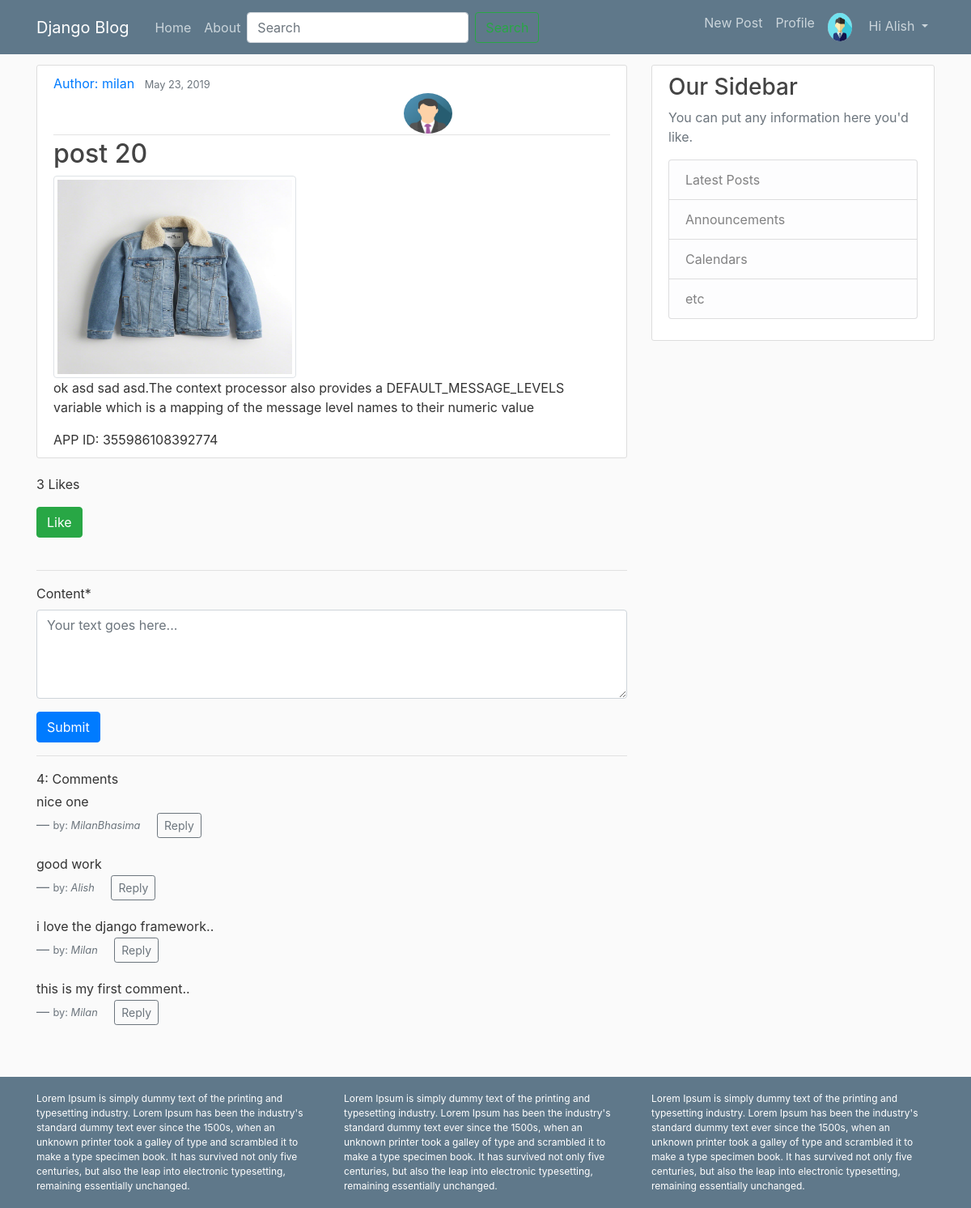
The app's page /blog/28/ (signed in) with its own data.
### blog/models.py (models this page shows, shortened)
class Profile(models.Model):
	user=models.OneToOneField(User, on_delete=models.CASCADE)
	dob=models.DateField(null=True, blank=True)
	photo=models.ImageField()

class Post(models.Model):
	STATUS_CHOICES=(
		('draft','Draft'),
		('published','Published')
	)
	title=models.CharField(max_length=120)
	slug=models.SlugField(max_length=120)
	author=models.ForeignKey(User, related_name='blog_posts',on_delete=models.CASCADE)
	likes=models.ManyToManyField(User, related_name='likes', blank=True)
	body=models.TextField()
	image=models.ImageField(upload_to='images/', blank=True, null=True)
	created=models.DateTimeField(auto_now_add=True)
	updated=models.DateTimeField(auto_now=True)
	status=models.CharField(max_length=10, choices=STATUS_CHOICES, default='draft')
	objects = models.Manager() #default manager
	published = PublishedManager() #custom model manager

class Comment(models.Model):
	user=models.ForeignKey(User, on_delete=models.CASCADE)
	post=models.ForeignKey(Post)
	reply=models.ForeignKey('self', null=True, related_name='replies')
	content=models.TextField()
	timestamp=models.DateTimeField(auto_now_add=True)

### blog/views.py (the view, shortened to what this page needs)
# urls.py: url(r'^blog/(?P<id>\d+)/$', post_detail, name='post-detail'),
def post_detail(request, id=None):
	post=get_object_or_404(Post, id=id)
	comments=Comment.objects.filter(post=post, reply=None).order_by('-id')
	is_liked=False
	if request.user in post.likes.all():
		is_liked=True
	form=CommentForm(request.POST or None)
	context={
		'post':post,
		'is_liked':is_liked,
		'comments':comments,
		'form':form,
	}
	return render(request,'blog/post_detail.html',context)

### blog/forms.py
class CommentForm(forms.ModelForm):
	content=forms.CharField(widget=forms.Textarea(attrs={'class':'form-control', 'placeholder':'Your text goes here...', 'rows':4, 'cols':30 }))
	class Meta:
		model=Comment
		fields=['content']

### blog/templates/blog/post_detail.html (shortened to what this page needs)
{% extends 'blog/base.html' %}
{% load crispy_forms_tags %}
{% block content %}
<article class="media content-section">
  <div class="media-body">
    <div class="article-metadata">
      <a class="mr-2" href="">Author: {{ post.author }}</a>
      <small class="text-muted">{{ post.created|date:'F d, Y' }}</small>
      {% if post.author.profile.photo %}
      <img class="rounded-circle author-img" src="{{ post.author.profile.photo.url }}">
      {% endif %}
    </div>
    <h2 class="article-title">{{ post.title }}</h2>
    {% if post.image  %}
    <img class="img-thumbnail" src="{{ post.image.url }}">
    {% endif %}
    <p class="article-content">{{ post.body }}</p>
APP ID: 355986108392774
  </div>
</article>
{% include 'blog/likes.html' %}<br>
<hr>
<form method="POST" action="">
  {{form|crispy}}
  {% if request.user.is_authenticated %}
  <input type="submit" value="Submit" class="btn btn-primary">
  {% else %}
  <input type="submit" value="Submit" class="btn btn-outline-primary" disabled>
  {% endif %}
</form>
<hr>
<div class="comment-section">
  {{comments.count}}: Comment{{comments|pluralize}}
  {% for comment in comments %}
  <blockquote class="blockquote">
    <p class="mb-0"><small>{{comment.content}}</small></p>
    <footer class="blockquote-footer"><small>by: <cite title="Source Title">{{comment.user|capfirst}}</cite></small>
       {% if request.user.is_authenticated %}
      <button type="button" class="reply-btn btn btn-outline-secondary btn-sm ml-3">Reply</button>
      {% else %}
      <button type="button" class="reply-btn btn btn-outline-secondary btn-sm ml-3" disabled>Reply</button>
      {% endif %}
    </footer>
  </blockquote>
  {% endfor %}
</div>
{% endblock %}

### blog/templates/blog/base.html (shortened to what this page needs)
{% load static %}
<!DOCTYPE html>
<html>
<head>
</head>
<link rel="stylesheet" href="https://stackpath.bootstrapcdn.com/bootstrap/4.3.1/css/bootstrap.min.css">
<link rel="stylesheet" type="text/css" href="{% static 'blog/css/main.css' %}">
<body>
<header class="site-header">
  <nav class="navbar navbar-expand-md navbar-dark bg-steel fixed-top">
    <div class="container">
      <a class="navbar-brand mr-4" href="{% url 'blog:post-list' %}">Django Blog</a>
      <div class="collapse navbar-collapse" id="navbarToggle">
        <div class="navbar-nav mr-auto">
          <a class="nav-item nav-link" href="{% url 'blog:post-list' %}">Home</a>
          <a class="nav-item nav-link" href="{% url 'about' %}">About</a>
            <form class="form-inline" method="" action="{% url 'blog:post-list' %}">
              <input class="form-control mr-sm-2" type="search" placeholder="Search" aria-label="Search" name="q">
              <button class="btn btn-outline-success my-2 my-sm-0" type="submit">Search</button>
            </form>
        </div>
        <div class="navbar-nav">
          {% if user.is_authenticated %}
          <a class="nav-item nav-link" href="">New Post</a>
          <a class="nav-item nav-link" href="{% url 'user-profile' %}">Profile</a>
          <div class="dropdown ">
          <a class="nav-link dropdown-toggle"  role="button" id="dropdownMenuButton" data-toggle="dropdown" aria-haspopup="true" aria-expanded="false">
          {% if request.user.profile.photo %}
            <img class="rounded-circle article-img" src="{{ request.user.profile.photo.url }}">
          {% endif %}
          <span>Hi {{request.user|capfirst}}</span>
          </a>
          </div>
          {% else %}
          <a class="nav-item nav-link" href="{% url 'user-login' %}">Login</a>
            <a class="nav-item nav-link" href="{% url 'user-register' %}">Register</a>
          {% endif %}
        </div>
      </div>
    </div>
  </nav>
</header>
<main role="main" class="container">
  <div class="row">
    <div class="col-md-8">
      {% block content %}{% endblock %}
    </div>
    <div class="col-md-4">
      <div class="content-section">
        <h3>Our Sidebar</h3>
        <p class='text-muted'>You can put any information here you'd like.
          <ul class="list-group">
            <li class="list-group-item list-group-item-light">Latest Posts</li>
            <li class="list-group-item list-group-item-light">Announcements</li>
            <li class="list-group-item list-group-item-light">Calendars</li>
            <li class="list-group-item list-group-item-light">etc</li>
          </ul>
        </p>
      </div>
    </div>
  </div>
</main>
<footer class="last container-fluid mt-5">
  <div class="container">
    <div class="row">
      <div class="col-4">Lorem Ipsum is simply dummy text of the printing and typesetting industry. Lorem Ipsum has been the industry's standard dummy text ever since the 1500s, when an unknown printer took a galley of type and scrambled it to make a type specimen book. It has survived not only five centuries, but also the leap into electronic typesetting, remaining essentially unchanged.</div>
      <div class="col-4">Lorem Ipsum is simply dummy text of the printing and typesetting industry. Lorem Ipsum has been the industry's standard dummy text ever since the 1500s, when an unknown printer took a galley of type and scrambled it to make a type specimen book. It has survived not only five centuries, but also the leap into electronic typesetting, remaining essentially unchanged.</div>
      <div class="col-4">Lorem Ipsum is simply dummy text of the printing and typesetting industry. Lorem Ipsum has been the industry's standard dummy text ever since the 1500s, when an unknown printer took a galley of type and scrambled it to make a type specimen book. It has survived not only five centuries, but also the leap into electronic typesetting, remaining essentially unchanged.</div>
    </div>
  </div>
</footer>
</body>
</html>

### blog/templates/blog/likes.html (shortened to what this page needs)
<p>{{post.likes.count}} Like{{post.likes.count|pluralize}}</p>
{% if request.user.is_authenticated %}
<form method="POST" action="{% url 'like-post' %}">
	{% if is_liked %}
	<button type="submit" id='like' name="post_id" value="{{post.id}}" class="btn btn-danger">DisLike</button>
	{% else %}
	<button type="submit" id='like' name="post_id" value="{{post.id}}" class="btn btn-success">Like</button>
	{% endif %}
</form>
{% endif %}

### blog/static/blog/css/main.css (style rules this page uses)
body { background: #fafafa; color: #333333; margin-top: 5rem; height: 100%; }
h1, h2, h3, h4, h5, h6 { color: #444444; }
ul { margin: 0; }
.bg-steel { background-color: #5f788a; }
.site-header .navbar-nav .nav-link { color: #cbd5db; }
.content-section { background: #ffffff; padding: 10px 20px; border: 1px solid #dddddd; border-radius: 3px; margin-bottom: 20px; }
.article-title { color: #444444; }
.article-content { white-space: pre-line; }
.article-img { height: 65px; width: 65px; margin-right: 16px; }
.article-metadata { padding-bottom: 1px; margin-bottom: 4px; border-bottom: 1px solid #e3e3e3 }
.article-img { width: 30px; height: 35px; }
.img-thumbnail { height: 250px; width: 300px; }
.author-img { height: 50px; width: 60px; margin-left: 63%; }
.last { background-color: #5f788a; padding: 18px; color:rgb(255, 255, 255); font-size: 12px; bottom: 0px; top: 0px; }

### records on screen
Post: author "milan", created "May 23, 2019", author.profile.photo (picture), title "post 20", image (placeholder picture), body "ok asd sad asd.The context processor also provides a DEFAULT_MESSAGE_LEVELS variable which is a mapping of the message level names to their numeric value", likes.count "3"
Comment: content "nice one", user "MilanBhasima"
Comment: content "good work", user "Alish"
Comment: content "i love the django framework..", user "Milan"
Comment: content "this is my first comment..", user "Milan"

### other values on screen
{{ request.user|capfirst }} "Alish"
{{ comments.count }} "4"
